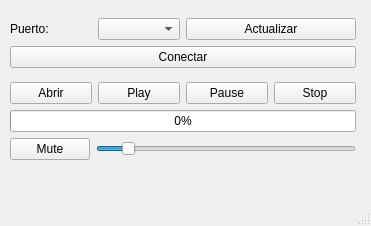
<?xml version="1.0" encoding="UTF-8"?>
<ui version="4.0">
 <class>MainWindow</class>
 <widget class="QMainWindow" name="MainWindow">
  <property name="geometry">
   <rect>
    <x>0</x>
    <y>0</y>
    <width>371</width>
    <height>226</height>
   </rect>
  </property>
  <property name="windowTitle">
   <string>DJ</string>
  </property>
  <widget class="QWidget" name="centralwidget">
   <widget class="QWidget" name="">
    <property name="geometry">
     <rect>
      <x>10</x>
      <y>10</y>
      <width>346</width>
      <height>160</height>
     </rect>
    </property>
    <layout class="QVBoxLayout" name="verticalLayout_4">
     <item>
      <layout class="QVBoxLayout" name="verticalLayout">
       <item>
        <layout class="QHBoxLayout" name="horizontalLayout_2">
         <item>
          <layout class="QHBoxLayout" name="horizontalLayout">
           <item>
            <widget class="QLabel" name="label">
             <property name="text">
              <string>Puerto:</string>
             </property>
            </widget>
           </item>
           <item>
            <widget class="QComboBox" name="comboBox_Puertos"/>
           </item>
          </layout>
         </item>
         <item>
          <widget class="QPushButton" name="Boton_Actualizar_Puertos">
           <property name="text">
            <string>Actualizar</string>
           </property>
          </widget>
         </item>
        </layout>
       </item>
       <item>
        <widget class="QPushButton" name="Boton_Conectar">
         <property name="text">
          <string>Conectar</string>
         </property>
        </widget>
       </item>
      </layout>
     </item>
     <item>
      <layout class="QVBoxLayout" name="verticalLayout_3">
       <item>
        <layout class="QVBoxLayout" name="verticalLayout_2">
         <item>
          <layout class="QHBoxLayout" name="horizontalLayout_3">
           <item>
            <widget class="QPushButton" name="Boton_Abrir">
             <property name="text">
              <string>Abrir</string>
             </property>
            </widget>
           </item>
           <item>
            <widget class="QPushButton" name="Boton_Play">
             <property name="text">
              <string>Play</string>
             </property>
            </widget>
           </item>
           <item>
            <widget class="QPushButton" name="Boton_Pause">
             <property name="text">
              <string>Pause</string>
             </property>
            </widget>
           </item>
           <item>
            <widget class="QPushButton" name="Boton_Stop">
             <property name="text">
              <string>Stop</string>
             </property>
            </widget>
           </item>
          </layout>
         </item>
         <item>
          <widget class="QProgressBar" name="Progreso_Musica">
           <property name="value">
            <number>0</number>
           </property>
          </widget>
         </item>
        </layout>
       </item>
       <item>
        <layout class="QHBoxLayout" name="horizontalLayout_4">
         <item>
          <widget class="QPushButton" name="Boton_Mute">
           <property name="text">
            <string>Mute</string>
           </property>
          </widget>
         </item>
         <item>
          <widget class="QSlider" name="Barra_Volumen">
           <property name="value">
            <number>10</number>
           </property>
           <property name="orientation">
            <enum>Qt::Horizontal</enum>
           </property>
          </widget>
         </item>
        </layout>
       </item>
      </layout>
     </item>
    </layout>
   </widget>
  </widget>
  <widget class="QMenuBar" name="menubar">
   <property name="geometry">
    <rect>
     <x>0</x>
     <y>0</y>
     <width>371</width>
     <height>21</height>
    </rect>
   </property>
  </widget>
  <widget class="QStatusBar" name="statusbar"/>
 </widget>
 <resources/>
 <connections/>
</ui>
